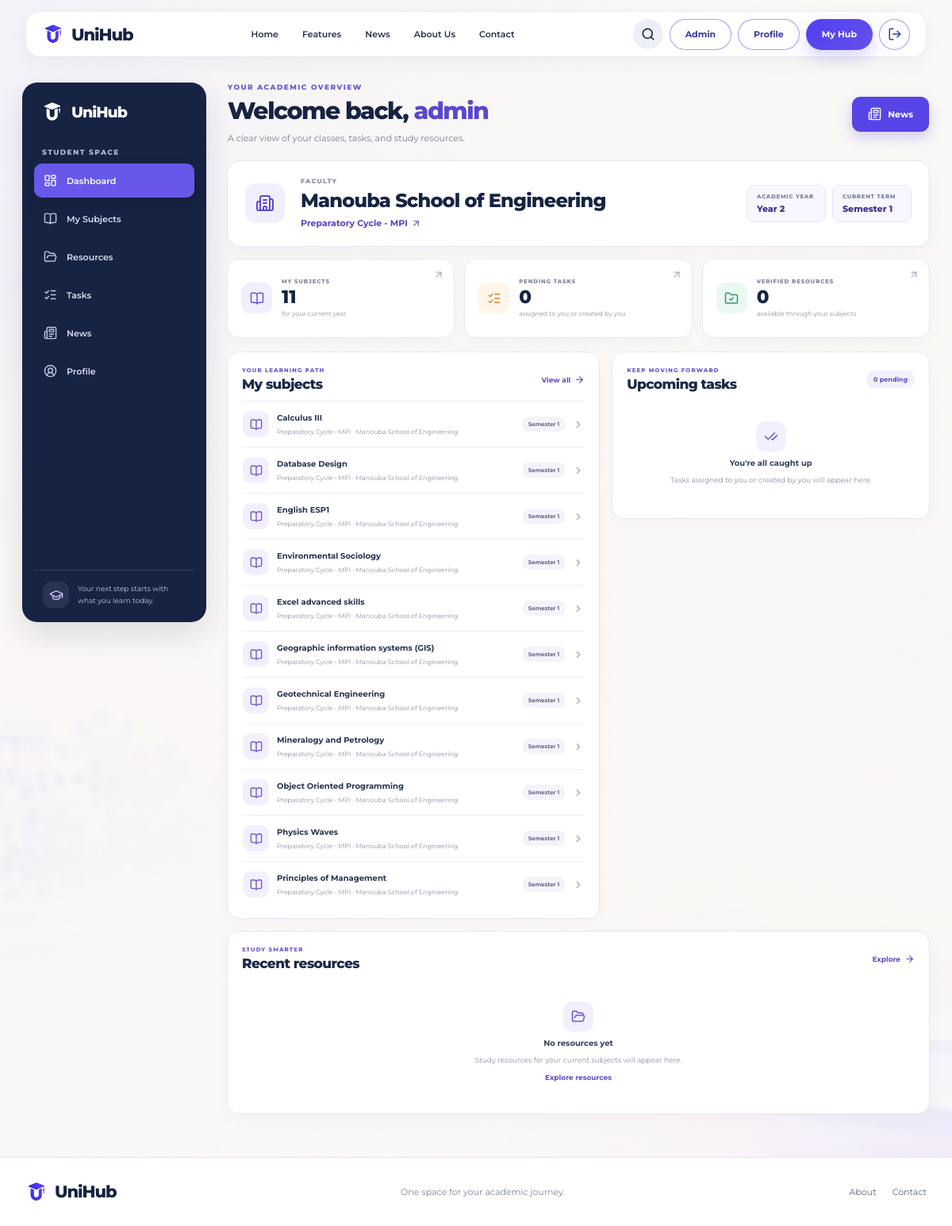
The page /student-hub/ (signed in) on the database its author committed.
### core/models.py (models this page shows, shortened)
class UserProfile(models.Model):
    ROLE_CHOICES=[("student","Student"),("professor","Professor"),("representative","Department representative")]
    user=models.OneToOneField(settings.AUTH_USER_MODEL,on_delete=models.CASCADE,related_name="profile")
    role=models.CharField(max_length=20,choices=ROLE_CHOICES,default="student")
    semester=models.CharField(max_length=12,choices=SEMESTER_CHOICES,default=current_semester)
    specialty=models.ForeignKey(Specialty,on_delete=models.SET_NULL,null=True,blank=True,related_name="students")
    current_year=models.PositiveSmallIntegerField(choices=[(1,"Year 1"),(2,"Year 2"),(3,"Year 3")],default=1)
    bio=models.TextField(blank=True)
    avatar_url=models.URLField(blank=True)
    avatar=models.ImageField(upload_to="avatars/%Y/%m/%d/",blank=True,null=True)
    follows=models.ManyToManyField("self",symmetrical=False,blank=True,related_name="followed_by")
    created_at=models.DateTimeField(auto_now_add=True)
    def refresh_semester(self):
        semester=current_semester()
        if self.semester != semester:
            self.semester=semester
            self.save(update_fields=["semester"])

class Specialty(models.Model):
    CYCLE_CHOICES=[
        ("preparatory","Preparatory cycle"),
        ("bachelor","Bachelor"),
        ("master","Master"),
        ("engineering","Engineering cycle"),
    ]
    faculty=models.ForeignKey(Faculty,on_delete=models.CASCADE,related_name="specialties")
    name=models.CharField(max_length=160)
    cycle=models.CharField(max_length=20,choices=CYCLE_CHOICES,default="bachelor")
    class Meta:
        ordering=["name"]
        unique_together=[("faculty","name")]

class Faculty(models.Model):
    name=models.CharField(max_length=160,unique=True)
    description=models.TextField(blank=True)
    class Meta: ordering=["name"]

class Subject(models.Model):
    specialty=models.ForeignKey(Specialty,on_delete=models.CASCADE,related_name="subjects")
    name=models.CharField(max_length=180)
    code=models.CharField(max_length=40,blank=True)
    description=models.TextField(blank=True)
    professors=models.ManyToManyField(settings.AUTH_USER_MODEL,blank=True,related_name="teaching_subjects")
    year = models.PositiveIntegerField(default=1)
    semester = models.PositiveSmallIntegerField(
        choices=[(1, "Semester 1"), (2, "Semester 2")],
        default=1,
    )
    class Meta: ordering=["name"]

### core/views.py (the view)
# urls.py: path("student-hub/",views.dashboard,name="dashboard"), path("news/",views.news_feed,name="news_feed"),
@login_required
def dashboard(request):
    p=profile_for(request.user)
    p.refresh_semester()
    semester_number=1 if p.semester=="semester_1" else 2
    subjects=Subject.objects.none()
    if p.specialty_id:
        subjects=Subject.objects.filter(
            specialty__faculty_id=p.specialty.faculty_id,
            specialty_id=p.specialty_id,
            year=p.current_year,
            semester=semester_number,
        ).select_related("specialty","specialty__faculty")
    tasks=ToDo.objects.filter(Q(assigned_to=request.user)|Q(created_by=request.user)).select_related("subject")
    resources=Resource.objects.filter(subject__in=subjects).select_related("subject","subject__specialty","subject__specialty__faculty").order_by("-created_at")
    verified_resource_count=resources.filter(is_verified=True).count()
    return render(request,"academics/student_hub.html",{
        "profile":p,
        "subjects":subjects,
        "tasks":tasks[:10],
        "resources":resources[:5],
        "pending_count":tasks.filter(is_completed=False).distinct().count(),
        "resource_count":verified_resource_count,
    })

### core/models.py (called while the page is built)
def semester_for_date(value):
    if value.month >= 9 or (value.month == 1 and value.day <= 15):
        return "semester_1"
    return "semester_2"

def current_semester():
    return semester_for_date(timezone.localdate())

### core/views.py (called while the page is built)
def profile_for(user):
    obj,created=UserProfile.objects.get_or_create(user=user)
    return obj

### templates/academics/student_hub.html (shortened to what this page needs)
{% extends "base.html" %}
{% load static %}
{% block body_class %}campus-body student-hub-body{% endblock %}
{% block extra_css %}
<link rel="stylesheet" href="{% static 'css/campus.css' %}">
<link rel="stylesheet" href="{% static 'css/student-hub.css' %}">
{% endblock %}
{% block content %}
<main class="student-hub-page">
  <div class="dashboard-layout">
    <aside class="dashboard-sidebar" id="dashboardSidebar" aria-label="Student navigation">
      <a class="dashboard-brand" href="{% url 'dashboard' %}">
        <img src="{% static 'img/Logo éducatif U white.png' %}" alt="">
        <span>UniHub</span>
      </a>
      <p class="dashboard-nav-label">STUDENT SPACE</p>
      <nav class="dashboard-nav">
        <a class="is-active" href="{% url 'dashboard' %}" aria-current="page"><i data-lucide="layout-dashboard"></i><span>Dashboard</span></a>
        <a href="{% url 'dashboard' %}#subjects"><i data-lucide="book-open"></i><span>My Subjects</span></a>
        <a href="{% url 'search' %}"><i data-lucide="folder-open"></i><span>Resources</span></a>
        <a href="{% url 'dashboard' %}#tasks"><i data-lucide="list-checks"></i><span>Tasks</span></a>
        <a href="{% url 'news_feed' %}"><i data-lucide="newspaper"></i><span>News</span></a>
        <a href="{% url 'profile' %}"><i data-lucide="circle-user-round"></i><span>Profile</span></a>
      </nav>
      <div class="dashboard-sidebar-note">
        <span><i data-lucide="graduation-cap" aria-hidden="true"></i></span>
        <p>Your next step starts with what you learn today.</p>
      </div>
    </aside>
    <div class="dashboard-content">
      <header class="dashboard-page-heading">
        <div>
          <p class="dashboard-eyebrow">YOUR ACADEMIC OVERVIEW</p>
          <h1>Welcome back, <span>{{ request.user.first_name|default:request.user.username }}</span></h1>
          <p class="dashboard-heading-copy">A clear view of your classes, tasks, and study resources.</p>
        </div>
        <a class="dashboard-browse-link dashboard-news-link" href="{% url 'news_feed' %}"><i data-lucide="newspaper" aria-hidden="true"></i> News</a>
      </header>
      <section class="academic-identity" aria-labelledby="academic-identity-title">
        <div class="identity-icon"><i data-lucide="building-2" aria-hidden="true"></i></div>
        <div class="identity-main">
          <p class="identity-label" id="academic-identity-title">FACULTY</p>
          {% if profile.specialty %}
            <h2>{{ profile.specialty.faculty.name }}</h2>
            <a class="identity-specialty identity-specialty-link" href="{% url 'specialty_subjects' %}">{{ profile.specialty.name }} <i data-lucide="arrow-up-right" aria-hidden="true"></i></a>
          {% else %}
            <h2>University not set</h2>
            <p class="identity-specialty">Add your faculty and specialty to see your academic subjects.</p>
            <a class="identity-complete-link" href="{% url 'student_form' %}">Complete your academic profile <i data-lucide="arrow-right"></i></a>
          {% endif %}
        </div>
        <div class="identity-chips" aria-label="Current academic year and semester">
          <span class="identity-chip"><small>ACADEMIC YEAR</small><strong>Year {{ profile.current_year }}</strong></span>
          <span class="identity-chip"><small>CURRENT TERM</small><strong>{{ profile.get_semester_display }}</strong></span>
        </div>
      </section>
      <section class="dashboard-stats" aria-label="Academic summary">
        <a class="dashboard-stat stat-subjects" href="{% url 'dashboard' %}#subjects">
          <span class="stat-icon"><i data-lucide="book-open" aria-hidden="true"></i></span>
          <span class="stat-copy"><small>MY SUBJECTS</small><strong>{{ subjects.count }}</strong><span>for your current year</span></span>
          <i class="stat-arrow" data-lucide="arrow-up-right" aria-hidden="true"></i>
        </a>
        <a class="dashboard-stat stat-tasks" href="{% url 'dashboard' %}#tasks">
          <span class="stat-icon"><i data-lucide="list-checks" aria-hidden="true"></i></span>
          <span class="stat-copy"><small>PENDING TASKS</small><strong>{{ pending_count }}</strong><span>assigned to you or created by you</span></span>
          <i class="stat-arrow" data-lucide="arrow-up-right" aria-hidden="true"></i>
        </a>
        <a class="dashboard-stat stat-resources" href="{% url 'dashboard' %}#ressources">
          <span class="stat-icon"><i data-lucide="folder-check" aria-hidden="true"></i></span>
          <span class="stat-copy"><small>VERIFIED RESOURCES</small><strong>{{ resource_count }}</strong><span>available through your subjects</span></span>
          <i class="stat-arrow" data-lucide="arrow-up-right" aria-hidden="true"></i>
        </a>
      </section>
      <div class="dashboard-panels">
        <section class="dashboard-panel subjects-panel" aria-labelledby="subjects-heading" id="subjects">
          <div class="dashboard-panel-heading">
            <div><p class="panel-eyebrow">YOUR LEARNING PATH</p><h2 id="subjects-heading">My subjects</h2></div>
            <a href="{% url 'dashboard' %}#subjects">View all <i data-lucide="arrow-right"></i></a>
          </div>
          <div class="dashboard-subject-list">
            {% for subject in subjects %}
              <a class="dashboard-subject-row" href="{% url 'subject_vault' subject.id %}">
                <span class="subject-mark"><i data-lucide="book-open" aria-hidden="true"></i></span>
                <span class="subject-row-copy">
                  <strong>{{ subject.name }}</strong>
                  <small>{{ subject.specialty.name }} <span aria-hidden="true">·</span> {{ subject.specialty.faculty.name }}</small>
                </span>
                <span class="subject-semester">Semester {{ subject.semester }}</span>
                <i class="subject-arrow" data-lucide="chevron-right" aria-hidden="true"></i>
              </a>
            {% endfor %}
          </div>
        </section>
        <section class="dashboard-panel tasks-panel" id="tasks" aria-labelledby="tasks-heading">
          <div class="dashboard-panel-heading">
            <div><p class="panel-eyebrow">KEEP MOVING FORWARD</p><h2 id="tasks-heading">Upcoming tasks</h2></div>
            <span class="panel-count">{{ pending_count }} pending</span>
          </div>
          <div class="dashboard-task-list">
            {% for task in tasks %}
              <article class="dashboard-task-row{% if task.is_completed %} is-completed{% elif task.is_overdue %} is-overdue{% endif %}">
                <form method="post" action="{% url 'toggle_task' task.id %}">
                  {% csrf_token %}
                  <input type="hidden" name="next" value="{% url 'dashboard' %}#tasks">
                  <button class="task-check" type="submit" aria-label="{% if task.is_completed %}Mark {{ task.title }} incomplete{% else %}Mark {{ task.title }} complete{% endif %}" aria-pressed="{{ task.is_completed|yesno:'true,false' }}">
                    {% if task.is_completed %}<i data-lucide="check" aria-hidden="true"></i>{% endif %}
                  </button>
                </form>
                <div class="task-row-copy">
                  <strong>{{ task.title }}</strong>
                  <span>{{ task.subject.name }}</span>
                  <small>{% if task.due_date %}Due {{ task.due_date|date:"M j, Y" }}{% else %}No due date{% endif %}</small>
                </div>
                {% if task.is_completed %}
                  <span class="task-status status-done">Done</span>
                {% elif task.is_overdue %}
                  <span class="task-status status-overdue">Overdue</span>
                {% elif not task.due_date %}
                  <span class="task-status status-upcoming">To do</span>
                {% else %}
                  <span class="task-status status-upcoming">Upcoming</span>
                {% endif %}
              </article>
            {% empty %}
              <div class="dashboard-empty task-empty">
                <span><i data-lucide="check-check" aria-hidden="true"></i></span>
                <strong>You're all caught up</strong>
                <p>Tasks assigned to you or created by you will appear here.</p>
              </div>
            {% endfor %}
          </div>
        </section>
        <section class="dashboard-panel resources-panel" aria-labelledby="resources-heading" id="ressources">
          <div class="dashboard-panel-heading">
            <div><p class="panel-eyebrow">STUDY SMARTER</p><h2 id="resources-heading">Recent resources</h2></div>
            <a href="{% url 'search' %}">Explore <i data-lucide="arrow-right"></i></a>
          </div>
          <div class="dashboard-resource-list">
            {% for resource in resources %}
              <a class="dashboard-resource-row" href="{% url 'subject_vault' resource.subject_id %}">
                <span class="resource-mark"><i data-lucide="file-text" aria-hidden="true"></i></span>
                <span class="resource-row-copy">
                  <strong>{{ resource.title }}</strong>
                  <small>{{ resource.subject.name }} <span aria-hidden="true">·</span> Author: {{ resource.author|default:"Not specified" }} <span aria-hidden="true">·</span> {{ resource.created_at|date:"M j, Y" }}</small>
                </span>
                {% if resource.is_verified %}<span class="resource-status is-verified">Verified</span>{% else %}<span class="resource-status is-review">In review</span>{% endif %}
                <i class="resource-arrow" data-lucide="arrow-up-right" aria-hidden="true"></i>
              </a>
            {% empty %}
              <div class="dashboard-empty resource-empty">
                <span><i data-lucide="folder-open" aria-hidden="true"></i></span>
                <strong>No resources yet</strong>
                <p>Study resources for your current subjects will appear here.</p>
                <a href="{% url 'search' %}">Explore resources</a>
              </div>
            {% endfor %}
          </div>
        </section>
      </div>
    </div>
  </div>
</main>
{% endblock %}

### static/css/style.css (style rules this page uses)
:root { --violet:#5140f5;--navy:#111a36;--ink:#17213b;--body:#455875;--paper:#fafaf8;--line:#e6e8f0;--lav:#efedff }
* { box-sizing:border-box }
html { scroll-behavior:smooth }
body { display:flex;flex-direction:column;min-height:100vh;margin:0;background:var(--paper);color:var(--ink);font-family:Montserrat,sans-serif;-webkit-font-smoothing:antialiased }
a { color:inherit;text-decoration:none }
svg { width:18px;height:18px }
h1 { margin:20px 0 16px;color:var(--navy);font-size:clamp(43px,5vw,67px);line-height:1.04;font-weight:800;letter-spacing:-.065em }
h2 { margin:0;color:var(--navy);font-size:clamp(30px,3vw,42px);line-height:1.16;font-weight:800;letter-spacing:-.055em }

### static/css/campus.css (style rules this page uses)
.campus-body { min-width:320px; background:#faf9f7 url("../images/unihub-campus-background.png") center center/cover fixed no-repeat; }
.campus-body.student-hub-body { background-image:url("../images/Better Learning Together_ Pastel Education Workspace.png"); }

### rows shown on the page
UserProfile: specialty.faculty.name "Manouba School of Engineering", specialty.name "Preparatory Cycle - MPI", current_year "2", semester "Semester 1"
Subject: name "Calculus III", specialty.name "Preparatory Cycle - MPI", specialty.faculty.name "Manouba School of Engineering", semester "1"
Subject: name "Database Design", specialty.name "Preparatory Cycle - MPI", specialty.faculty.name "Manouba School of Engineering", semester "1"
Subject: name "English ESP1", specialty.name "Preparatory Cycle - MPI", specialty.faculty.name "Manouba School of Engineering", semester "1"
Subject: name "Environmental Sociology", specialty.name "Preparatory Cycle - MPI", specialty.faculty.name "Manouba School of Engineering", semester "1"
Subject: name "Excel advanced skills", specialty.name "Preparatory Cycle - MPI", specialty.faculty.name "Manouba School of Engineering", semester "1"
Subject: name "Geographic information systems (GIS)", specialty.name "Preparatory Cycle - MPI", specialty.faculty.name "Manouba School of Engineering", semester "1"
Subject: name "Geotechnical Engineering", specialty.name "Preparatory Cycle - MPI", specialty.faculty.name "Manouba School of Engineering", semester "1"
Subject: name "Mineralogy and Petrology", specialty.name "Preparatory Cycle - MPI", specialty.faculty.name "Manouba School of Engineering", semester "1"
Subject: name "Object Oriented Programming", specialty.name "Preparatory Cycle - MPI", specialty.faculty.name "Manouba School of Engineering", semester "1"
Subject: name "Physics Waves", specialty.name "Preparatory Cycle - MPI", specialty.faculty.name "Manouba School of Engineering", semester "1"
Subject: name "Principles of Management", specialty.name "Preparatory Cycle - MPI", specialty.faculty.name "Manouba School of Engineering", semester "1"

### other values the page prints
{{ request.user.first_name|default:request.user.username }} "admin"
{{ subjects.count }} "11"
{{ pending_count }} "0"
{{ resource_count }} "0"
